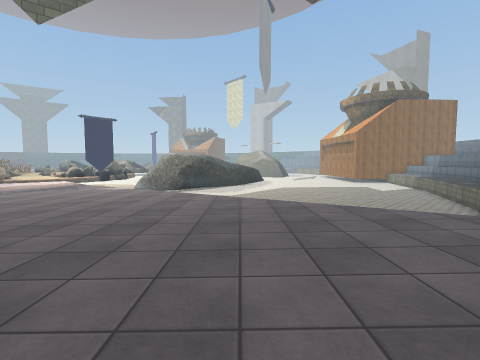
[1] (above)

17 first-person views from a walk through a Unity game level. The camera is 1.3 m above the floor, tilts 4° down and sees 85° across. The floor is counted in squares, 1 m on a side. Each view is taken from the middle of a square. On the plan, view 1 faces up. The plan holds only what a view shows up to about 13 squares ahead; the rest is blank. The place goes on beyond the plan. The player character is not drawn. Some surface patterns are stand-ins.

[2]
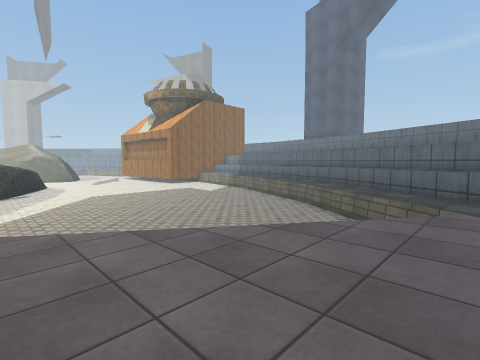

[3]
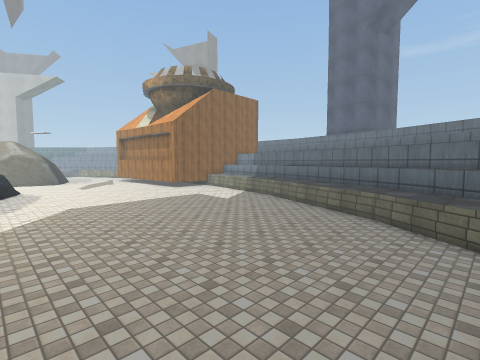

[4]
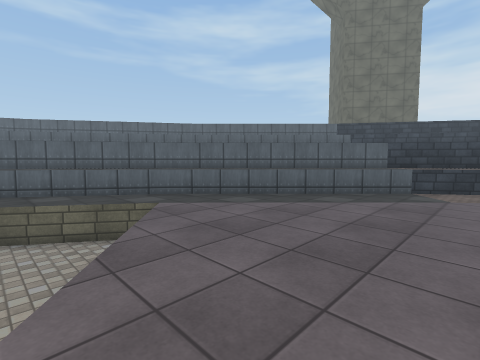

[5]
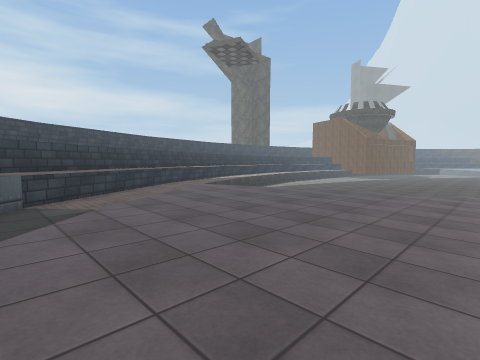

[6]
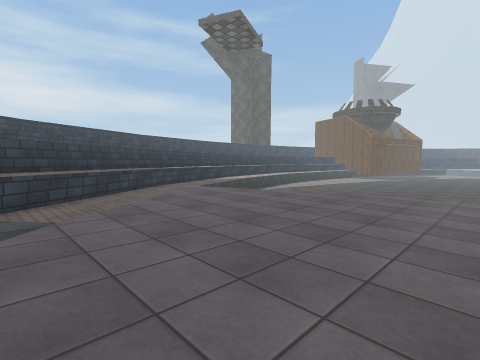

[7]
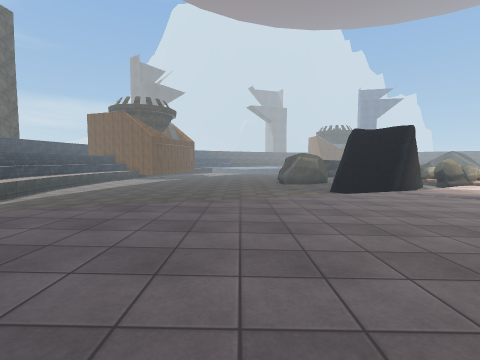

[8]
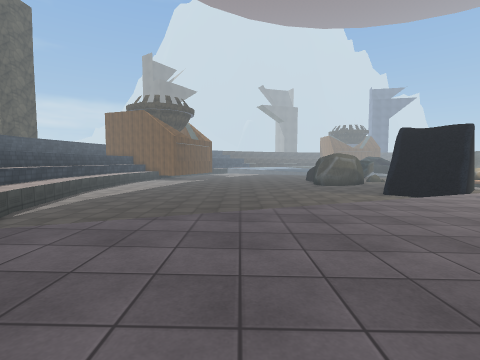

[9]
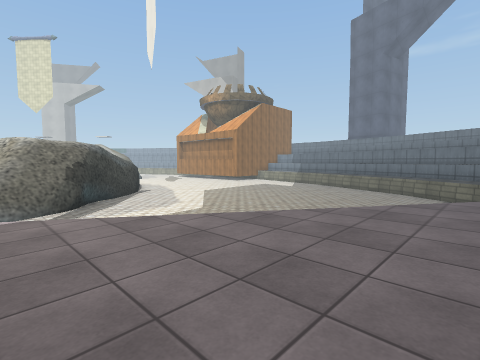

[10]
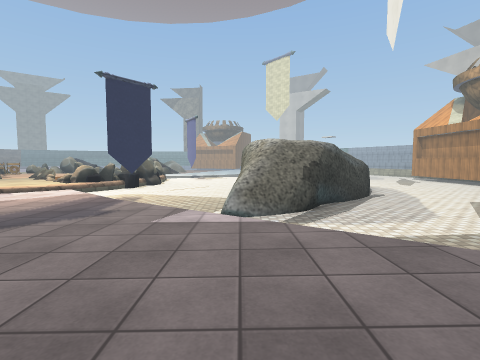

[11]
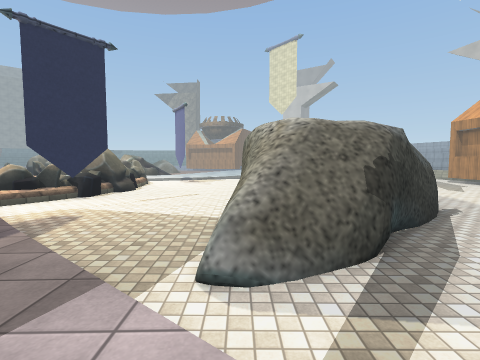

[12]
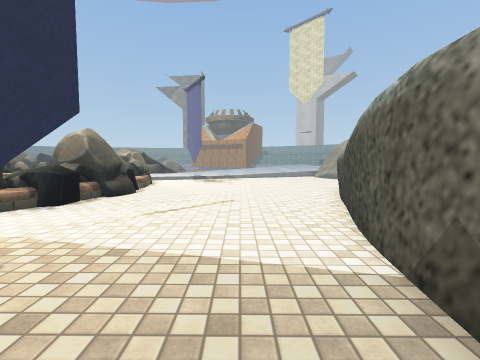

[13]
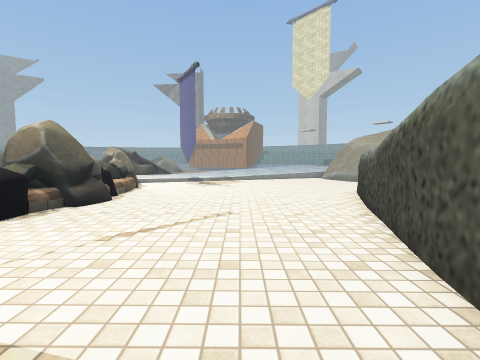

[14]
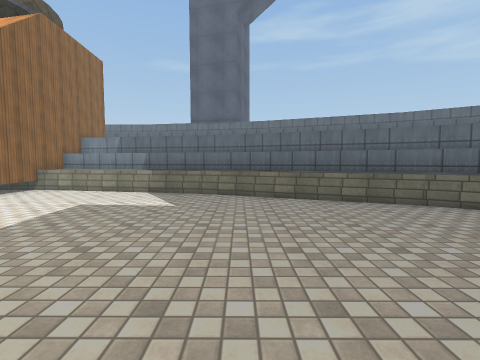

[15]
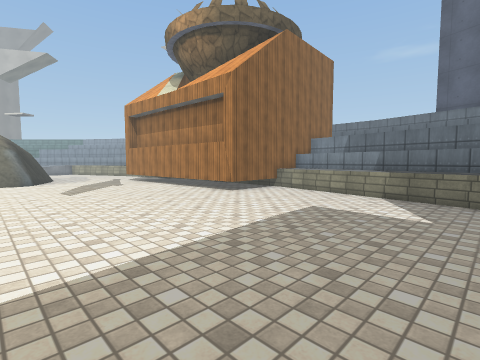

[16]
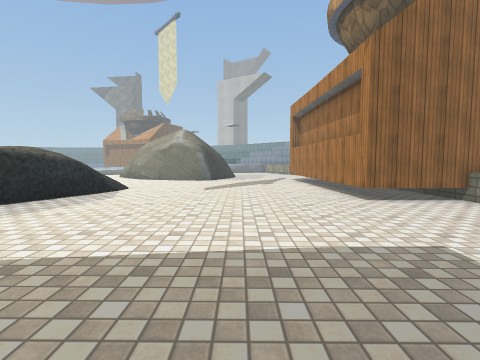

[17]
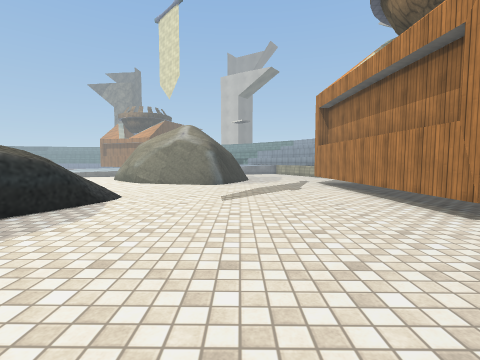

### Floor plan
Key: @ floor where view 1 was taken; # wall or solid block; . main floor; : floor 0.25 m higher than the main floor; + floor 0.5 m higher than the main floor; * floor 0.75 m higher than the main floor; % floor 1 m higher than the main floor; & floor 3 m higher than the main floor; / step, stairs or slope; = window, fence, low wall or low ledge; ^ raised ledge; v drop or lower ground; B banner; R rock; O other object.
Columns run from 15 left of view 1 to 15 right of it. Each row starts with its distance up from view 1.
 35 RR::: :::::     ::::...... #
 34 RR::::::::::    ::::.......#
 33  R:::::::::=     :::.......#
 32 RO:::::::::/     /::.......#
 31 RR::::::::#      /::.......#
 30 ORR:::::::#     /=::.......#
 29 OR::::::::/     /=::.......#
 28 RR:::::::#      //::.......####
 27 RR:::::::#      /:::...........
 26 R::::::::/      /:::...........
 25 ::::::::#      #=::...........=
 24 ::B:::::v     ##:::...........=
 23 /:::::::v    ##::::...........=
 22 +/::::::#/ &##:::::...........%
 21 +++/::::#//##:::::............%
 20 ++++/:::####::::::...........=%
 19 +++++/::===::::::............=%
 18  +++++/::::::::::............%%
 17  +++++++/:::::::............=%=
 16  ++++++++/  ::::............%%^
 15  +++++++**/   :............=%%^
 14  ++++++****=:  ............=%^
 13 /+++++*******:  ...........%%^^
 12 /++++*********v ..........=%^^^
 11  /++***********=.........=%%^ ^
 10  /**************=........%%^^^^
  9   /**************%......=%%^^^
  8   :*************%%%....=%%^^^
  7    =***********%%%%%v..%%^^^^
  6     **********%%%%%%%==%%^^^
  5     =********%%%%%%%%%%%^ ^
  4 ::   *******%%%%%%%%%%%^^^^
  3 ..   =*****%%%%%%%%%%%^^^^
  2 ...   ***%%%%%%%%%%%%^^^^
  1 ...   =*%%%%%%%%%%%%^^^^
  0 ...    %%%%%%%%@%%%^^^^
 -1 ....   =%%%%%%%%%%^^^^
 -2 ....    =%%%%%%%%^^^^
 -3 ....    =%%%%%%^^^^^
 -4 .....    =%%%%^^^^^
 -5 .....     %%^^^^^^
 -6 .....      ^^ ^^
 -7 ...=        ^^^

Where each view was taken, in squares from view 1:
view 1: 0 up, 0 right, facing up
view 2: 5 up, 1 left, facing up-right
view 3: 9 up, 1 right, facing up-right
view 4: 9 up, 0 right, facing down-right
view 5: 7 up, 3 right, facing down-left
view 6: 6 up, 2 right, facing down-left
view 7: 5 up, 1 left, facing left
view 8: 2 up, 2 left, facing left
view 9: 8 up, 7 left, facing up-right
view 10: 10 up, 7 left, facing up
view 11: 15 up, 7 left, facing up
view 12: 20 up, 9 left, facing up
view 13: 22 up, 9 left, facing up
view 14: 18 up, 3 right, facing right
view 15: 19 up, 4 right, facing up-right
view 16: 19 up, 8 right, facing up
view 17: 22 up, 7 right, facing up
